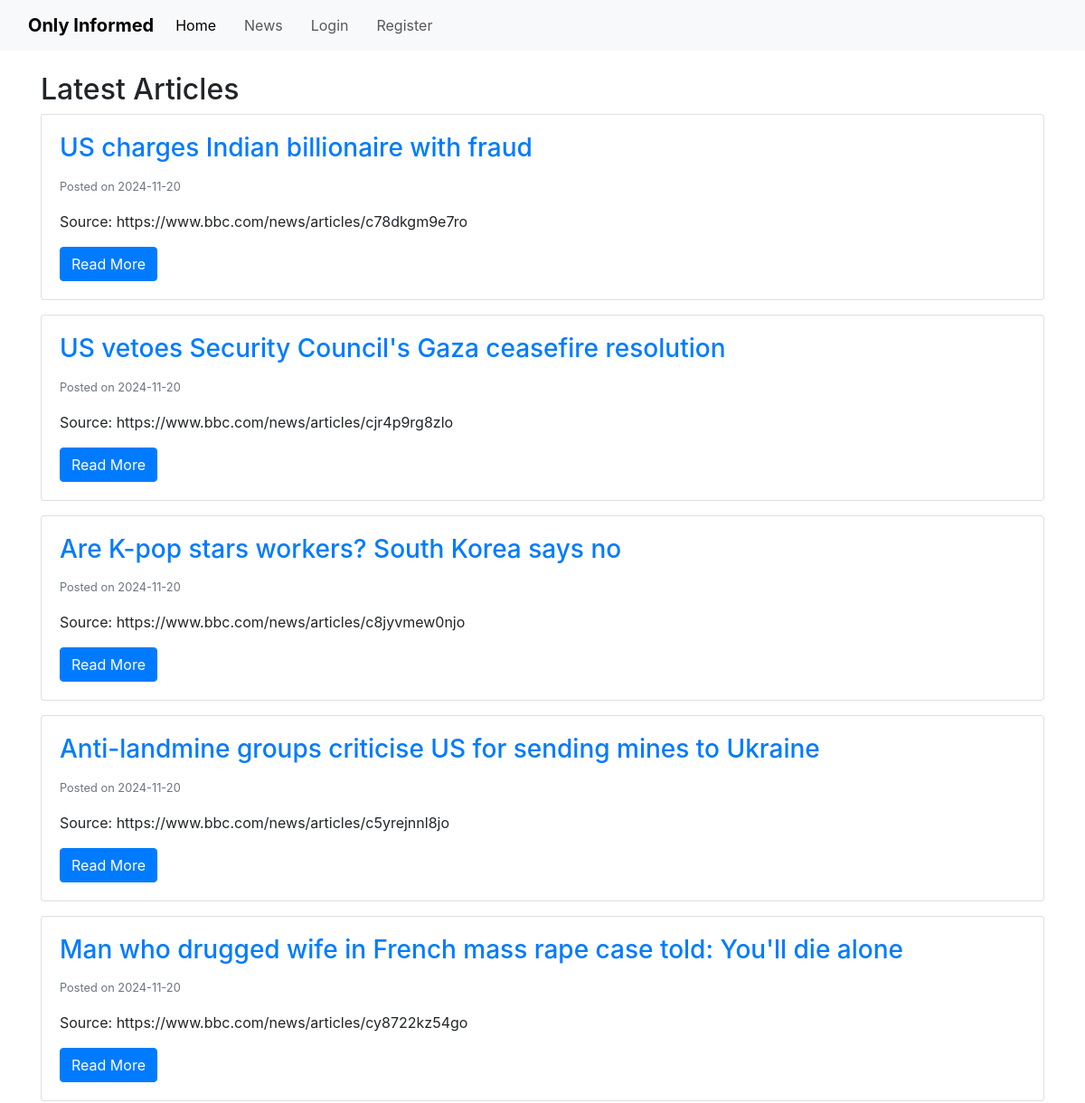
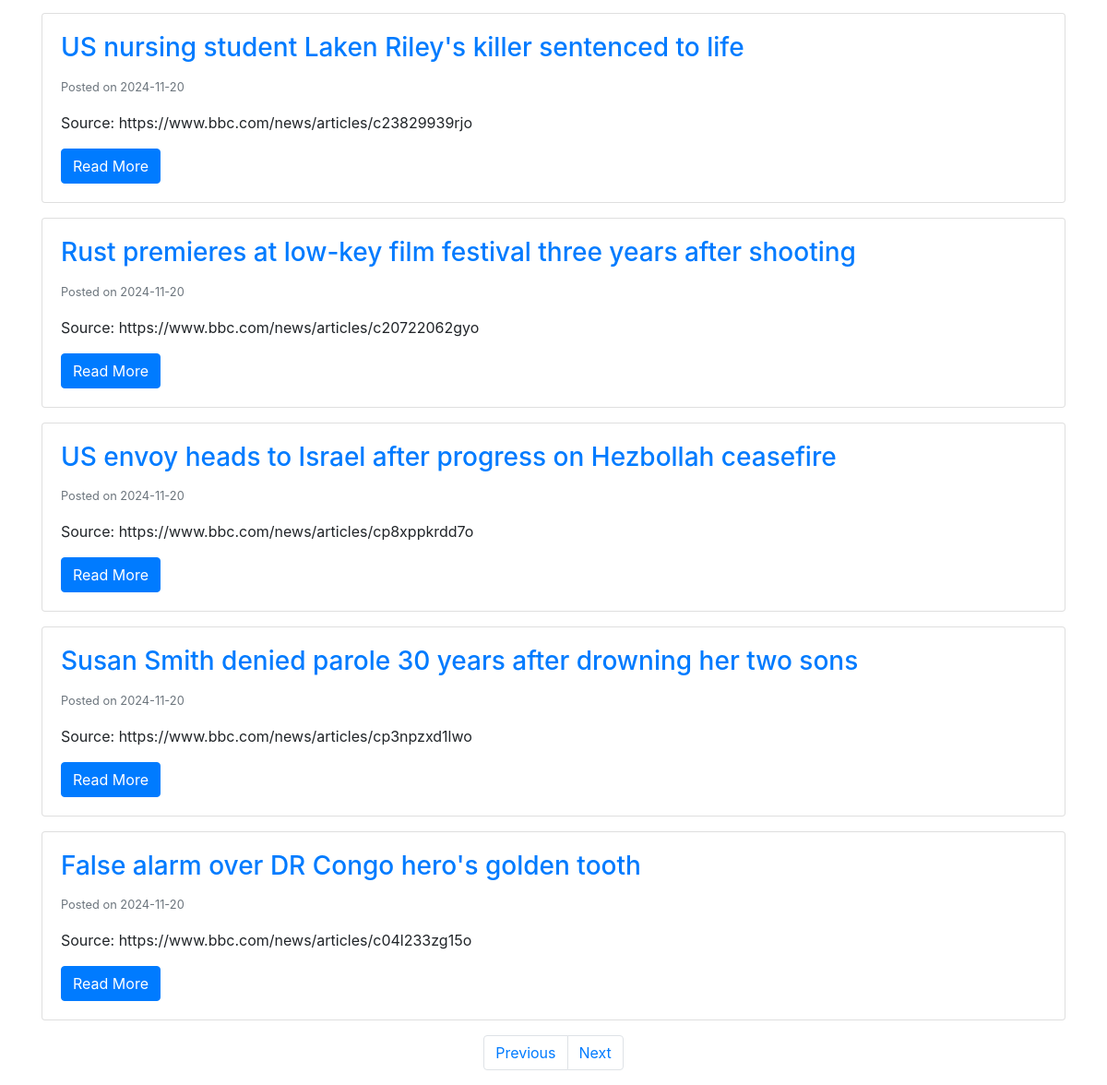
The page /articles?page=2 on the database its author committed (2 pictures, top to bottom).
### app/models.py (models this page shows, shortened)
class Article(db.Model):
    __tablename__ = 'article'
    id = db.Column(db.Integer, primary_key = True)
    title = db.Column(db.String(250), nullable = False, unique = True)
    content = db.Column(db.Text, nullable = False)
    source = db.Column(db.String(200), nullable = False)
    date_posted = db.Column(db.DateTime, nullable = False, default = datetime.now(timezone.utc))
    quiz = relationship('Quiz', uselist = False, backref = 'article') # uselist=false indicates a 1 to 1 relationship with quiz
    comments = relationship('Comment', backref = 'article', lazy = True)

### app/routes.py (the view)
@app.route('/articles')
def articles():
    page = request.args.get('page', 1, type=int)
    articles = Article.query.order_by(Article.date_posted.desc()).paginate(page=page, per_page=10)
    return render_template('articles.html', articles=articles)

### app/templates/articles.html (shortened to what this page needs)
{% extends "base.html" %}
{% block content %}
<h2>Latest Articles</h2>
{% for article in articles.items %}
    <div class="card mb-3">
        <div class="card-body">
            <h3 class="card-title">
                <a href="{{ url_for('article', article_id=article.id) }}">{{ article.title }}</a>
            </h3>
            <p class="card-text"><small class="text-muted">Posted on {{ article.date_posted.strftime('%Y-%m-%d') }}</small></p>
            <p class="card-text">Source: {{ article.source }}</p>
            <a href="{{ url_for('article', article_id=article.id) }}" class="btn btn-primary">Read More</a>
        </div>
    </div>
{% else %}
    <p>No articles available.</p>
{% endfor %}
<nav aria-label="Page navigation">
    <ul class="pagination justify-content-center">
        {% if articles.has_prev %}
            <li class="page-item">
                <a class="page-link" href="{{ url_for('articles', page=articles.prev_num) }}">Previous</a>
            </li>
        {% else %}
            <li class="page-item disabled">
                <a class="page-link" href="#">Previous</a>
            </li>
        {% endif %}
        {% if articles.has_next %}
            <li class="page-item">
                <a class="page-link" href="{{ url_for('articles', page=articles.next_num) }}">Next</a>
            </li>
        {% else %}
            <li class="page-item disabled">
                <a class="page-link" href="#">Next</a>
            </li>
        {% endif %}
    </ul>
</nav>
{% endblock %}

### app/static/css/style.css (style rules this page uses)
body { font-family: Arial, sans-serif; margin-top: 70px; }

### rows shown on the page
Article: title "US charges Indian billionaire with fraud", date_posted "2024-11-20", source "https://www.bbc.com/news/articles/c78dkgm9e7ro"
Article: title "US vetoes Security Council's Gaza ceasefire resolution", date_posted "2024-11-20", source "https://www.bbc.com/news/articles/cjr4p9rg8zlo"
Article: title "Are K-pop stars workers? South Korea says no", date_posted "2024-11-20", source "https://www.bbc.com/news/articles/c8jyvmew0njo"
Article: title "Anti-landmine groups criticise US for sending mines to Ukraine", date_posted "2024-11-20", source "https://www.bbc.com/news/articles/c5yrejnnl8jo"
Article: title "Man who drugged wife in French mass rape case told: You'll die alone", date_posted "2024-11-20", source "https://www.bbc.com/news/articles/cy8722kz54go"
Article: title "US nursing student Laken Riley's killer sentenced to life", date_posted "2024-11-20", source "https://www.bbc.com/news/articles/c23829939rjo"
Article: title "Rust premieres at low-key film festival three years after shooting", date_posted "2024-11-20", source "https://www.bbc.com/news/articles/c20722062gyo"
Article: title "US envoy heads to Israel after progress on Hezbollah ceasefire", date_posted "2024-11-20", source "https://www.bbc.com/news/articles/cp8xppkrdd7o"
Article: title "Susan Smith denied parole 30 years after drowning her two sons", date_posted "2024-11-20", source "https://www.bbc.com/news/articles/cp3npzxd1lwo"
Article: title "False alarm over DR Congo hero's golden tooth", date_posted "2024-11-20", source "https://www.bbc.com/news/articles/c04l233zg15o"
